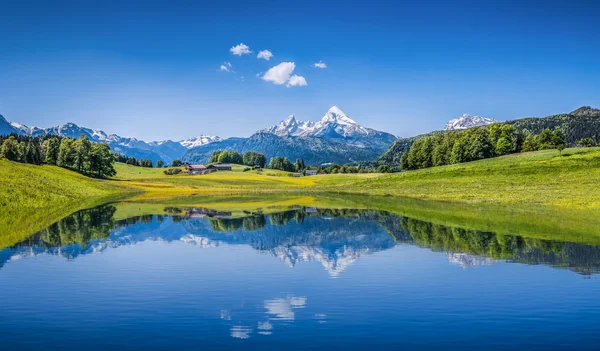
#> input picture rotation.jpg, 600 x 351 px
$ python 2.py
#> lines starting #> are read from the running program, lines starting #| are printed output that depends on the picture
import cv2
import numpy as np
def load_image(path):
#> called with path = 'rotation.jpg'
    image = cv2.imread(path)
#> image is the input picture: shape (351, 600, 3); mean B, G, R 152.3, 125.7, 78.9
    if image is None:
        print("Error: Could not load image")
        exit()
    return image

def translate_image(image, tx, ty):
#> called with tx = 50, ty = 100
    rows, cols = image.shape[:2]
#> rows = 351; cols = 600
    M = np.float32([[1, 0, tx], [0, 1, ty]])  # Translation matrix
    translated_image = cv2.warpAffine(image, M, (cols, rows))
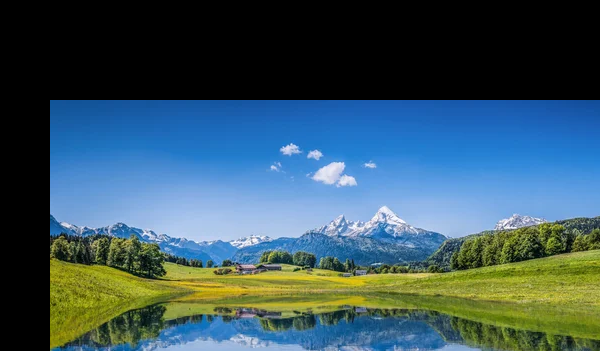
#> translated_image: shape (351, 600, 3); mean B, G, R 96.1, 85.5, 57.7
    return translated_image

def rotate_image(image, angle):
#> called with angle = 45
    rows, cols = image.shape[:2]
#> rows = 351; cols = 600
    center = (cols // 2, rows // 2)  # Rotate around the center of the image
#> center = (300, 175)
    M = cv2.getRotationMatrix2D(center, angle, 1)  # Rotation matrix
    rotated_image = cv2.warpAffine(image, M, (cols, rows))
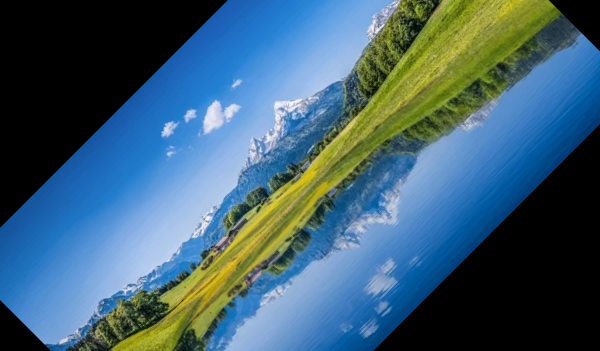
#> rotated_image: shape (351, 600, 3); mean B, G, R 114.4, 96.4, 63.1
    return rotated_image

def scale_image(image, scale_x, scale_y):
#> called with scale_x = 1.5, scale_y = 1.5
    scaled_image = cv2.resize(image, None, fx=scale_x, fy=scale_y, interpolation=cv2.INTER_LINEAR)
    return scaled_image

def main():
    image_path = 'rotation.jpg'
    image = load_image(image_path)

    translated_image = translate_image(image, 50, 100)
    cv2.imshow('Translated Image', translated_image)

    rotated_image = rotate_image(image, 45)  # Rotate by 45 degrees
    cv2.imshow('Rotated Image', rotated_image)

    scaled_image = scale_image(image, 1.5, 1.5)  # Scale by 1.5x in both x and y directions
    cv2.imshow('Scaled Image', scaled_image)

    cv2.waitKey(0)
    cv2.destroyAllWindows()

if __name__ == '__main__':
    main()
